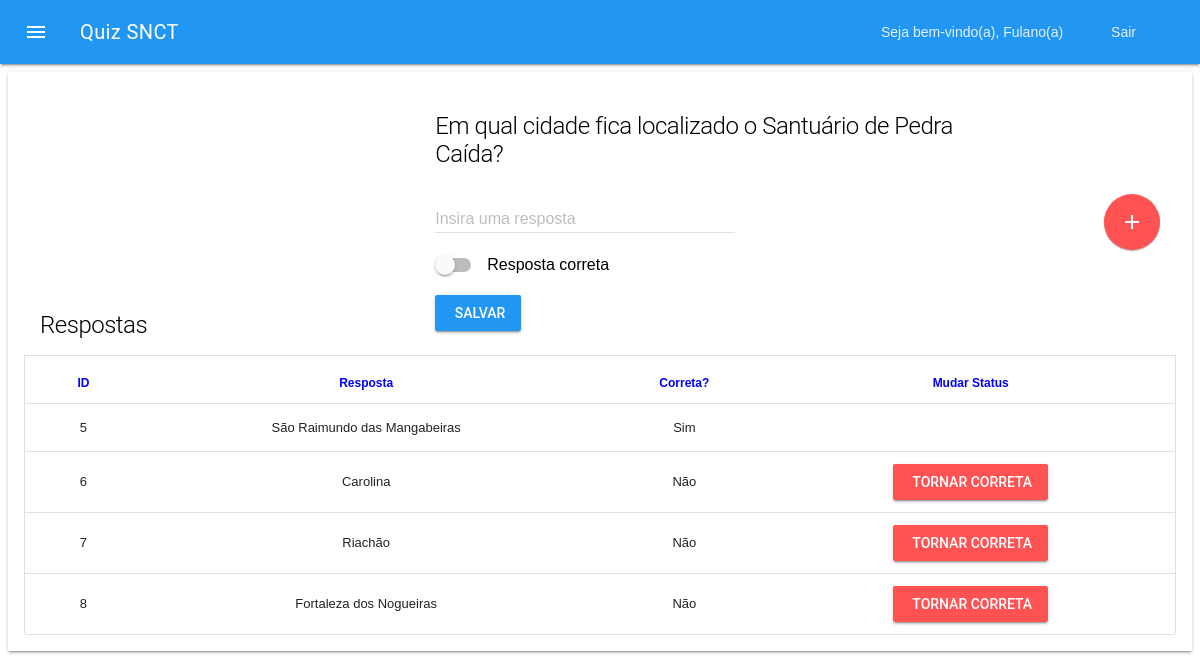
The app's page /admin/respostas.php?id_pergunta=1 (signed in) with its own data.
### tables this page shows
CREATE TABLE `perguntas` (
  `id_pergunta` int(11) NOT NULL auto_increment,
  `pergunta` varchar(200) default NULL,
  `data_cadastro` datetime default NULL,
  `id_usuario` int(11) default NULL,
  `id_tema` int(11) default NULL,
  PRIMARY KEY  (`id_pergunta`),
  KEY `id_tema` (`id_tema`),
  KEY `id_usuario` (`id_usuario`)
);

CREATE TABLE `respostas` (
  `id_resposta` int(11) NOT NULL auto_increment,
  `id_pergunta` int(11) default NULL,
  `resposta` varchar(200) default NULL,
  `correta` int(1) default NULL,
  PRIMARY KEY  (`id_resposta`),
  KEY `id_pergunta` (`id_pergunta`)
);

### admin/lib/DB.class.php (called while the page is built, shortened)
<?php
Class DB {
	var $con = null;
	public function __construct() {
		$this->con = mysqli_connect(DB_HOST, DB_USER, DB_PASS);
		mysqli_select_db($this->con, DB_NAME);
	}
	public function select($sql) {
		$query = mysqli_query($this->con, $sql);
		$resultado = array();
		while($linha = mysqli_fetch_assoc($query)) {
			$resultado[] = $linha;
		}
		return $resultado;
	}
	public function get($table, $id, $value) {
		$item = $this->select("select * from $table where $id = $value");
		return $item[0];
	}
}
?>

### admin/classes/Quiz.class.php (called while the page is built, shortened)
<?php
require_once "lib/DB.class.php";
class Quiz {
	var $db = null;
	public function __construct() {
		$this->db = new DB();
	}
	public function listaRespostas($id) {
		return $this->db->select("select * from respostas where id_pergunta = $id");
	}
}
?>

### admin/respostas.php (the view, shortened to what this page needs)
<?php
require_once "classes/Quiz.class.php";
$quiz = new Quiz();
$quiz->checkSession();
$id_pergunta = $_GET["id_pergunta"];
$pergunta = $quiz->db->get("perguntas", "id_pergunta", $id_pergunta);
$respostas = $quiz->listaRespostas($id_pergunta);
?>
<!DOCTYPE html>
<html>
<head>
	<?php include "includes/head.php"; ?>
</head>
<body>
	<div class="mdl-layout mdl-js-layout">
		<?php include "includes/header.php"; ?>
		 <main class="mdl-layout__content">
	    	<section class="mdl-grid mdl-cell mdl-cell--12-col mdl-shadow--2dp">
                   <div class="mdl-card mdl-cell mdl-cell--12-col">
                    <div class="mdl-card__title">
                        <h1 class="mdl-card__title-text">Respostas</h1>
                         <form class="mdl-cell mdl-cell--3-offset mdl-cell--6-col" action="respostas.php" method="post">
                            <h1 class="mdl-card__title-text"><?=$pergunta["pergunta"]?></h1>
                            <br />
                            <div class="mdl-textfield mdl-js-textfield mdl-textfield--floating-label">
                                <input class="mdl-textfield__input" name="resposta" type="text" id="resposta" />
                                <label class="mdl-textfield__label" for="pergunta">Insira uma resposta</label>
                            </div>
                            <br />
                            <label class="mdl-switch mdl-js-switch mdl-js-ripple-effect" for="switch-1">
                              <span class="mdl-switch__label">Resposta correta</span>
                            </label>
                            <br />
                            <br />
                            <button class="mdl-button mdl-button--raised mdl-button--primary mdl-js-button mdl-js-ripple-effect">
                                Salvar
                            </button>
                         </form>
                        <button class="mdl-button mdl-js-button mdl-button--fab mdl-button--colored">
                            <i class="material-icons">add</i>
                        </button>
                    </div>
                    <div>
                        <table class="mdl-data-table mdl-js-data-table">
                            <thead>
                            <tr>
                                <th>ID</th>
                                <th>Resposta</th>
                                <th>Correta?</th>
                                <th>Mudar Status</th>
                            </tr>
                            </thead>
                            <tbody>
                                <?php foreach($respostas as $key=>$item) { ?>
                                <tr>
                                    <td class="mdl-data-table__cell--center"><?=$item["id_resposta"]?></td>
                                    <td class="mdl-data-table__cell--center"><?=$item["resposta"]?></td>
                                    <td class="mdl-data-table__cell--center"><?=$item["correta"] == 1 ? "Sim":"Não"?></td>
                                    <td class="mdl-data-table__cell--center">
                                        <?php if ($item["correta"] == 0) { ?>
                                         <a href="respostas.php?id_resposta=<?=$item["id_resposta"]?>&id_pergunta=<?=$pergunta["id_pergunta"]?>" class="mdl-button mdl-button--raised mdl-button--accent mdl-js-button mdl-js-ripple-effect">
                                            Tornar Correta
                                        </a>
                                        <?php } ?>
                                    </td>
                                </tr>
                                 <?php } ?>
                            </tbody>
                        </table>
                    </div>
                </div>
  	    	</section>
  		</main>
	</div>
</body>
</html>

### admin/css/quizsnct.css (style rules this page uses)
.mdl-data-table { width: 100%; }
.mdl-data-table th { color:blue;text-align: center; }
.mdl-data-table td.mdl-data-table__cell--center { text-align: center; }

### records on screen
perguntas: pergunta "Em qual cidade fica localizado o Santuário de Pedra Caída?"
respostas: id_resposta "5", resposta "São Raimundo das Mangabeiras", correta "Sim"
respostas: id_resposta "6", resposta "Carolina", correta "Não"
respostas: id_resposta "7", resposta "Riachão", correta "Não"
respostas: id_resposta "8", resposta "Fortaleza dos Nogueiras", correta "Não"
